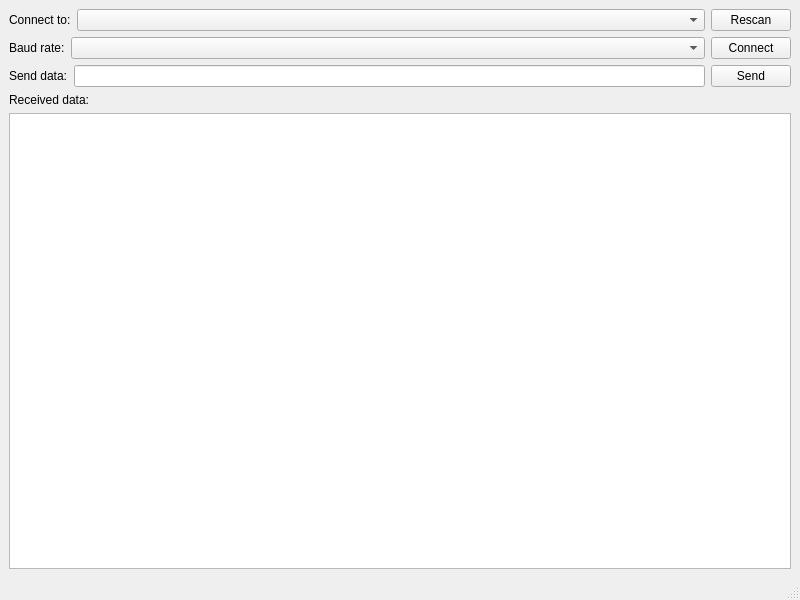
<?xml version="1.0" encoding="UTF-8"?>
<ui version="4.0">
 <class>MainWindow</class>
 <widget class="QMainWindow" name="MainWindow">
  <property name="geometry">
   <rect>
    <x>0</x>
    <y>0</y>
    <width>800</width>
    <height>600</height>
   </rect>
  </property>
  <property name="windowTitle">
   <string>MainWindow</string>
  </property>
  <widget class="QWidget" name="centralwidget">
   <layout class="QVBoxLayout" name="verticalLayout">
    <item>
     <layout class="QHBoxLayout" name="horizontalLayout_2">
      <item>
       <widget class="QLabel" name="label_3">
        <property name="text">
         <string>Connect to:</string>
        </property>
       </widget>
      </item>
      <item>
       <widget class="QComboBox" name="cb_ports">
        <property name="sizePolicy">
         <sizepolicy hsizetype="Expanding" vsizetype="Fixed">
          <horstretch>0</horstretch>
          <verstretch>0</verstretch>
         </sizepolicy>
        </property>
       </widget>
      </item>
      <item>
       <widget class="QPushButton" name="btn_rescan">
        <property name="text">
         <string>Rescan</string>
        </property>
       </widget>
      </item>
     </layout>
    </item>
    <item>
     <layout class="QHBoxLayout" name="horizontalLayout_3">
      <item>
       <widget class="QLabel" name="label_4">
        <property name="text">
         <string>Baud rate:</string>
        </property>
       </widget>
      </item>
      <item>
       <widget class="QComboBox" name="cb_baud_rate">
        <property name="sizePolicy">
         <sizepolicy hsizetype="Expanding" vsizetype="Fixed">
          <horstretch>0</horstretch>
          <verstretch>0</verstretch>
         </sizepolicy>
        </property>
       </widget>
      </item>
      <item>
       <widget class="QPushButton" name="btn_connect">
        <property name="text">
         <string>Connect</string>
        </property>
       </widget>
      </item>
     </layout>
    </item>
    <item>
     <layout class="QHBoxLayout" name="horizontalLayout">
      <item>
       <widget class="QLabel" name="label">
        <property name="text">
         <string>Send data:</string>
        </property>
       </widget>
      </item>
      <item>
       <widget class="QLineEdit" name="tb_send_data"/>
      </item>
      <item>
       <widget class="QPushButton" name="btn_send_data">
        <property name="text">
         <string>Send</string>
        </property>
       </widget>
      </item>
     </layout>
    </item>
    <item>
     <widget class="QLabel" name="label_2">
      <property name="text">
       <string>Received data:</string>
      </property>
     </widget>
    </item>
    <item>
     <widget class="QPlainTextEdit" name="tb_received_data">
      <property name="readOnly">
       <bool>true</bool>
      </property>
     </widget>
    </item>
   </layout>
  </widget>
  <widget class="QMenuBar" name="menubar">
   <property name="geometry">
    <rect>
     <x>0</x>
     <y>0</y>
     <width>800</width>
     <height>24</height>
    </rect>
   </property>
  </widget>
  <widget class="QStatusBar" name="statusbar"/>
 </widget>
 <resources/>
 <connections>
  <connection>
   <sender>btn_send_data</sender>
   <signal>clicked()</signal>
   <receiver>MainWindow</receiver>
   <slot>send_data()</slot>
   <hints>
    <hint type="sourcelabel">
     <x>786</x>
     <y>163</y>
    </hint>
    <hint type="destinationlabel">
     <x>608</x>
     <y>121</y>
    </hint>
   </hints>
  </connection>
  <connection>
   <sender>btn_rescan</sender>
   <signal>clicked()</signal>
   <receiver>MainWindow</receiver>
   <slot>rescan()</slot>
   <hints>
    <hint type="sourcelabel">
     <x>733</x>
     <y>53</y>
    </hint>
    <hint type="destinationlabel">
     <x>673</x>
     <y>29</y>
    </hint>
   </hints>
  </connection>
  <connection>
   <sender>btn_connect</sender>
   <signal>clicked()</signal>
   <receiver>MainWindow</receiver>
   <slot>connect()</slot>
   <hints>
    <hint type="sourcelabel">
     <x>740</x>
     <y>102</y>
    </hint>
    <hint type="destinationlabel">
     <x>672</x>
     <y>170</y>
    </hint>
   </hints>
  </connection>
 </connections>
 <slots>
  <slot>send_data()</slot>
  <slot>rescan()</slot>
  <slot>connect()</slot>
 </slots>
</ui>
